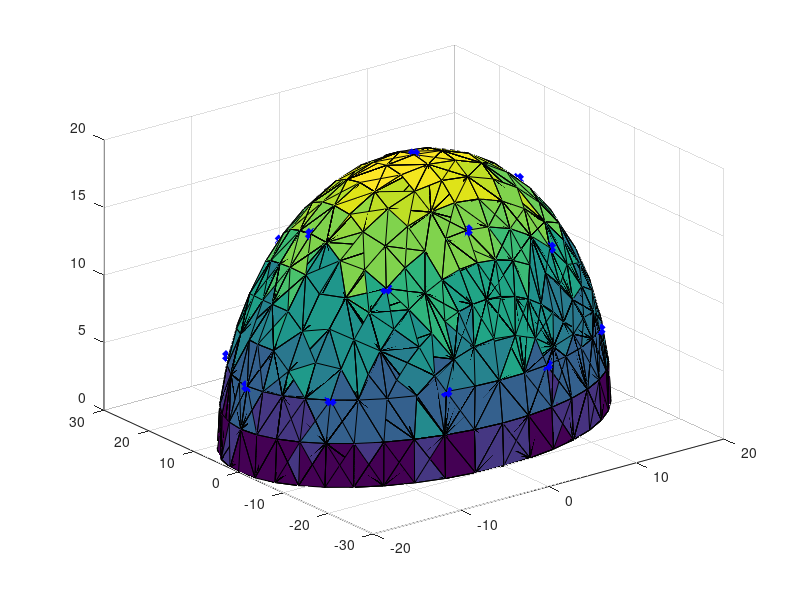

MATLAB code to generate this figure:
%George Roberts - 27/07/2016
%Surface function testing
clear;

addpath('vfunc');
addpath('sfunc');

load('data/spherepts.mat');

xpts = EEGPts1(:,1);
ypts = EEGPts1(:,2);
zpts = EEGPts1(:,3);
T = delaunay(xpts, ypts, zpts);

trisurf(T, xpts, ypts, zpts);
hold on;


for n = 1:length(EEGPts3)
plot3(EEGPts3(n,1), EEGPts3(n,2), EEGPts3(n,3), 'bx', 'LineWidth', 4);
hold on;
end